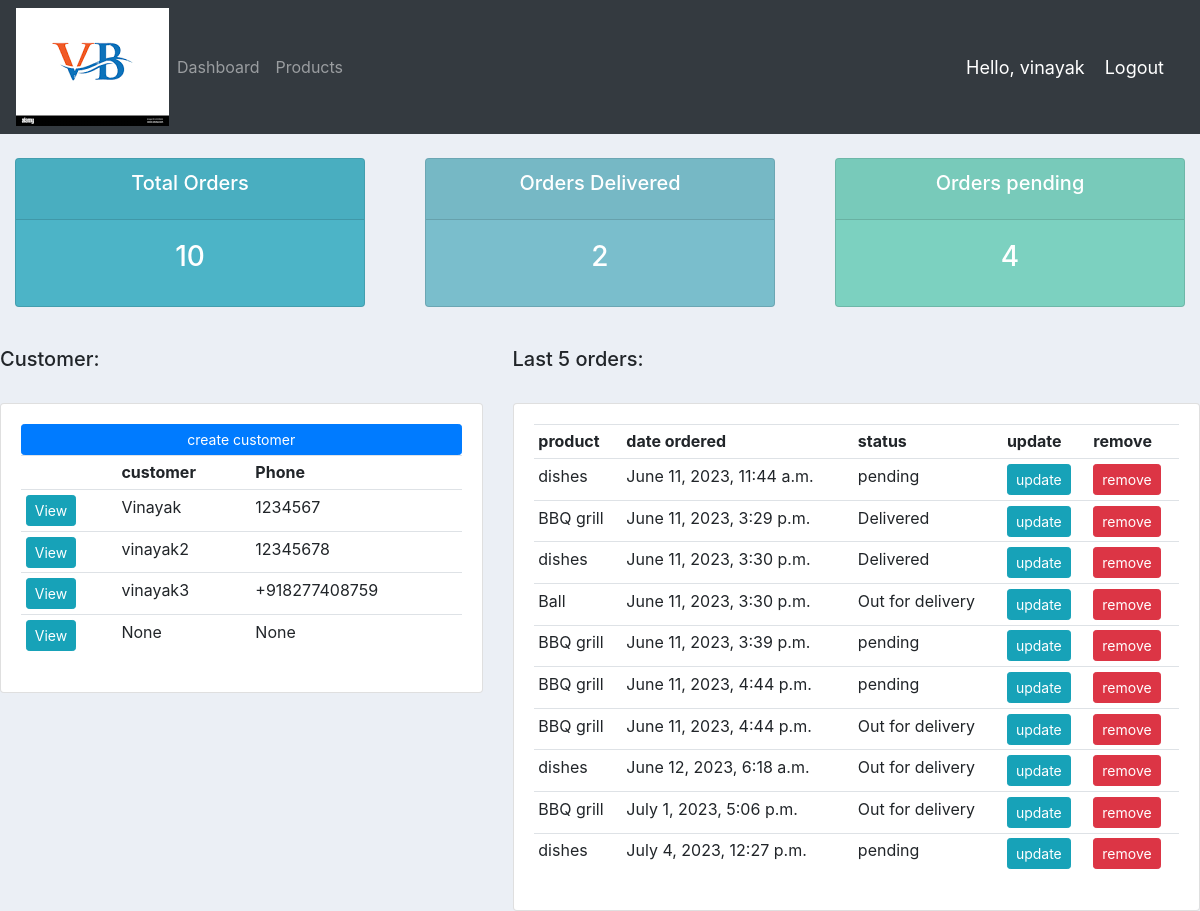
The app's page / (signed in), older data.
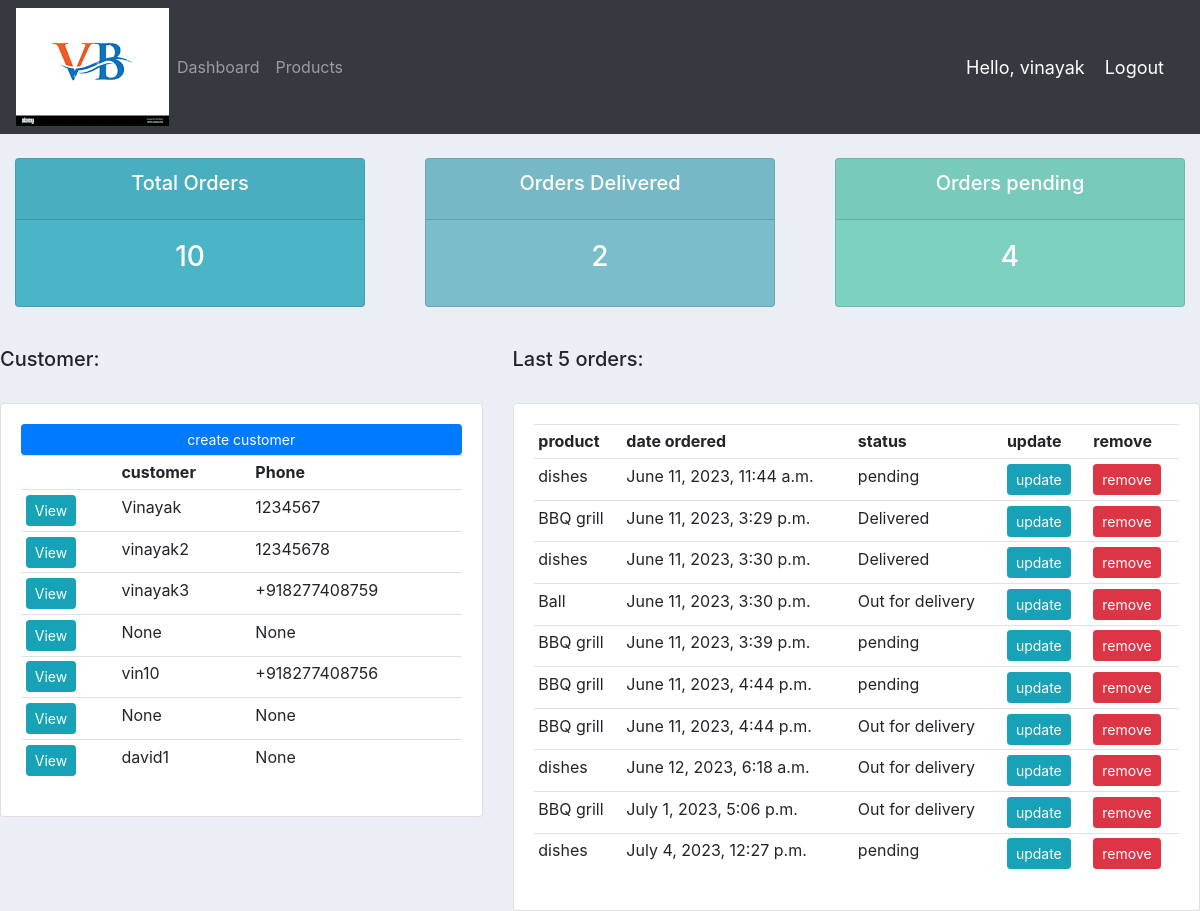
The same page, newer data.
### accounts/models.py (models this page shows, shortened)
class Customer(models.Model):
    user = models.OneToOneField(User,null=True,blank=True,on_delete=models.CASCADE)
    name = models.CharField(max_length=200,null=True)
    phone = models.CharField(max_length=200,null=True)
    email = models.CharField(max_length=200,null=True)
    profile_pic = models.ImageField(default = "logo.png",null=True,blank=True)
    date_created = models.DateTimeField(auto_now_add=True,null=True)

class Order(models.Model):
    status = (
        ('pending','pending'),
        ('Out for delivery','Out for delivery'),
        ('Delivered','Delivered'),
    )
    customer = models.ForeignKey(Customer , null=True , on_delete = models.SET_NULL)
    product = models.ForeignKey(Product , null=True , on_delete = models.SET_NULL)
    date_created = models.DateTimeField(auto_now_add=True,null=True)
    status = models.CharField(max_length=200,null=True,choices=status)
    note = models.CharField(max_length=500,null=True)

class Product(models.Model):
    category = (
        ('Indoor','Indoor'),
        ('out door','out door')
    )
    name= models.CharField(max_length=200,null=True)
    price = models.FloatField(max_length=200,null=True)
    category = models.CharField(max_length=200,null=True,choices=category)
    description = models.CharField(max_length=200,null=True ,blank=True)
    date_created = models.DateTimeField(auto_now_add=True,null=True)
    Tag = models.ManyToManyField(Tag)
    def __str__(self):
        return self.name

### accounts/decorators.py (the view)
    def wrapper_func(request,*args,**kwargs):
        group = None
        if request.user.groups.exists():
            print("hjjj",request.user.groups.all())
            group = request.user.groups.all()[0].name
        if group == "customer":
            return redirect('userPage')
        if group == "admin":
            return view_func(request,*args,**kwargs)

### accounts/views.py (called while the page is built)
@login_required(login_url="loginPage")
@admin_only
def home(request):
    print("comingnge")
    orders = Order.objects.all()
    customers = Customer.objects.all()
    customers_count = customers.count()
    orders_count = orders.count()
    orders_delivered = orders.filter(status="Delivered").count()
    orders_pending = orders.filter(status="pending").count()
    context = {
        "orders":orders,
        "customers":customers,
        "orders_count":orders_count,
        "orders_delivered":orders_delivered,
        "orders_pending":orders_pending,
    }
    return render(request,"accounts/dashboard.html",context)

### accounts/templates/accounts/dashboard.html
{% extends "accounts/main.html" %}
{% block content %}
{% include "accounts/status.html" %}
<br>
<div class = "row">
    <div class = "col-md-5">
        <h5>Customer:</h5>
        <br>
        <div class = "card card-body">
            <a class = "btn btn-primary btn-sm btn-block" href="" >create customer</a>
            <table class = "table table-sm">
                <tr>
                    <th></th>
                    <th>customer</th>
                    <th>Phone</th>
                </tr>
                {% for customer in customers %}
                <tr>
                    <td><a class="btn btn-sm btn-info" href="{% url 'customer' customer.id %}">View</a></td>
                    <td>{{customer.name}}</td>
                    <td>{{customer.phone}}</td>
                </tr>
                {% endfor %}
            </table>
        </div>
    </div>
    <div class = "col-md-7">
        <h5>Last 5 orders:</h5>
        <br>
        <div class = "card card-body">
            <table class = "table table-sm">
                <tr>
                    <th>product</th>
                    <th>date ordered</th>
                    <th>status</th>
                    <th>update</th>
                    <th>remove</th>
                </tr>
                {% for i in orders %}
                <tr>
                    <td>{{i.product}}</td>
                    <td>{{i.date_created}}</td>
                    <td>{{i.status}}</td>
                    <td ><a class = "btn btn-sm btn-info" href="{% url 'updateOrder' i.id %}">update</a></td>
                    <td><a class = "btn btn-sm btn-danger" href="{% url 'deleteOrder' i.id %}">remove</a></td>
                </tr>
                {% endfor %}
            </table>
        </div>
    </div>
</div>
{% endblock %}

### accounts/templates/accounts/main.html (shortened to what this page needs)
{% load static %}
<!DOCTYPE html>
<html>
<head>
    <link rel="stylesheet" href="https://cdn.jsdelivr.net/npm/bootstrap@4.0.0/dist/css/bootstrap.min.css">
    <link rel="stylesheet" type="text/css" href="{% static 'css/main.css' %}">
</head>
<body>
    {% include "accounts/navbar.html" %}
    {% block content %}{% endblock %}
</body>
</html>

### accounts/templates/accounts/navbar.html (shortened to what this page needs)
{% load static %}
<nav class="navbar navbar-expand-lg navbar-dark bg-dark">
    <img src="{% static 'images/logo.png'%}">
    <div class="collapse navbar-collapse" id="navbarNav">
      <ul class="navbar-nav">
        {% if request.user.is_staff %}
        <li class="nav-item">
          <a class="nav-link" href="{% url 'home'  %}">Dashboard</a>
        </li>
        <li class="nav-item">
          <a class="nav-link" href="{% url 'products'%}">Products</a>
        </li>
        {% else %}
        <li class = "nav-item">
          <a class = "nav-link" href="{% url 'account' %}">Settings</a>
        </li>
        {% endif %}
      </ul>
    </div>
    <span class="hello-msg">Hello, {{request.user}}</span>
    <span><a class = "hello-msg" href="{% url 'logoutPage' %}">Logout</a></span>
  </nav>

### accounts/templates/accounts/status.html
<br>
<div class = "row">
    <div class = "col">
        <div class = "col-md">
            <div class = "card text-center text-white mb-3" id="total-orders">
                <div class = card-header>
                    <h5 class = "card-title">Total Orders</h5>
                </div>
                <div class = "card-body">
                    <h3 class = "card-title">{{orders_count}}</h3>
                </div>
            </div>
        </div>
    </div>
    <div class = "col">
        <div class = "col-md">
            <div class = "card text-center text-white mb-3" id="orders-delivered">
                <div class = card-header>
                    <h5 class = "card-title">Orders Delivered</h5>
                </div>
                <div class = "card-body">
                    <h3 class = "card-title">{{orders_delivered}}</h3>
                </div>
            </div>
        </div>
    </div>
    <div class = "col">
        <div class = "col-md">
            <div class = "card text-center text-white mb-3" id="orders-pending">
                <div class = card-header>
                    <h5 class = "card-title">Orders pending</h5>
                </div>
                <div class = "card-body">
                    <h3 class = "card-title">{{orders_pending}}</h3>
                </div>
            </div>
        </div>
    </div>
</div>

### static/css/main.css (style rules this page uses)
body { background-color: #ebeff5; }
#total-orders { background-color: #4cb4c7; }
#orders-delivered { background-color: #7abecc; }
#orders-pending { background-color: #7CD1C0; }

### accounts/templates/accounts/navbar.html (style rules this page uses)
.hello-msg { font-size: 18px; margin-right: 20px; color:#fff; }

Row changes from the older to the newer data that the page shows:
added Customer: name "vin10", phone "+918277408756"
added Customer: name "None", phone "None"
added Customer: name "david1", phone "None"
